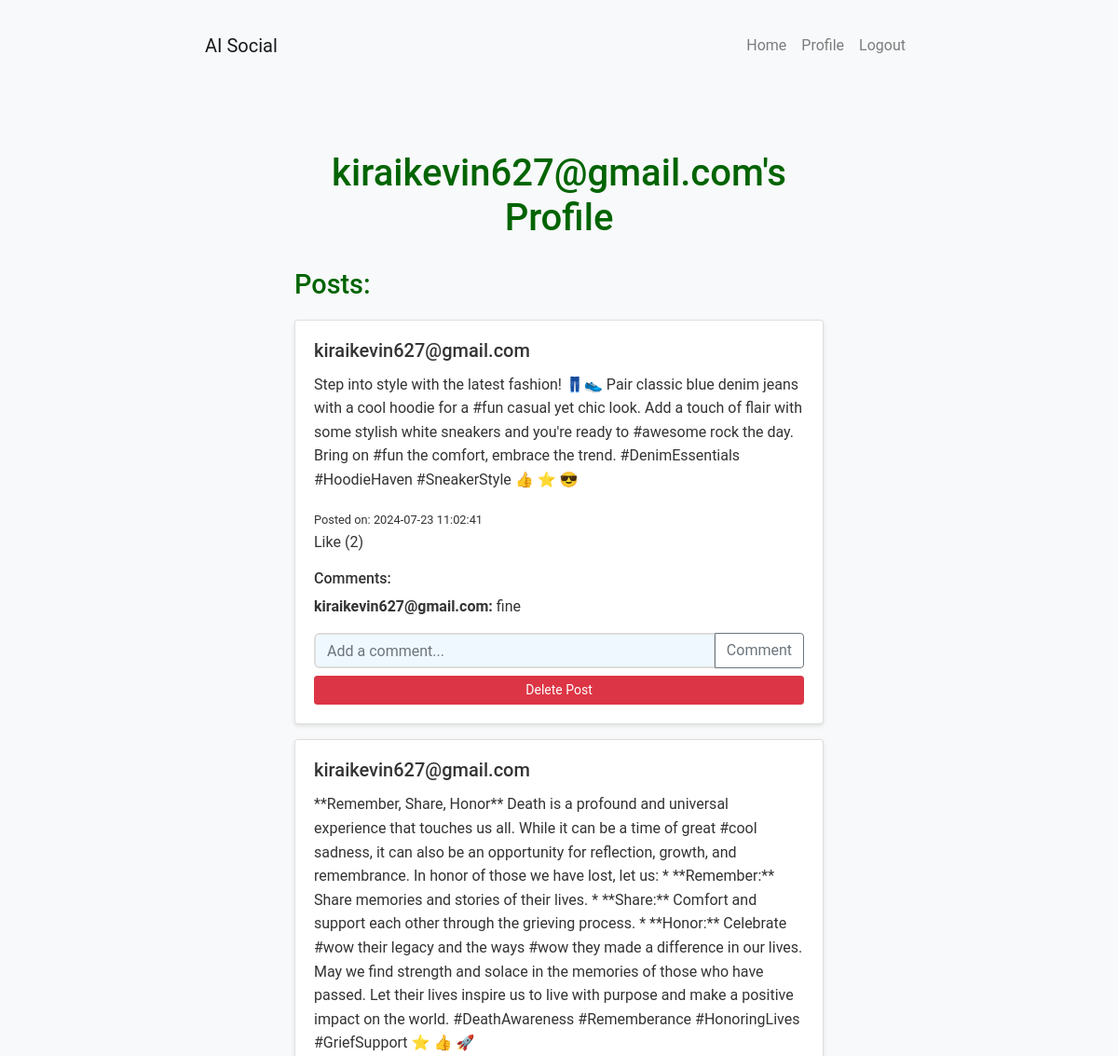
Before: /profile/kiraikevin627@gmail.com (signed in, upper part) with the older database file.
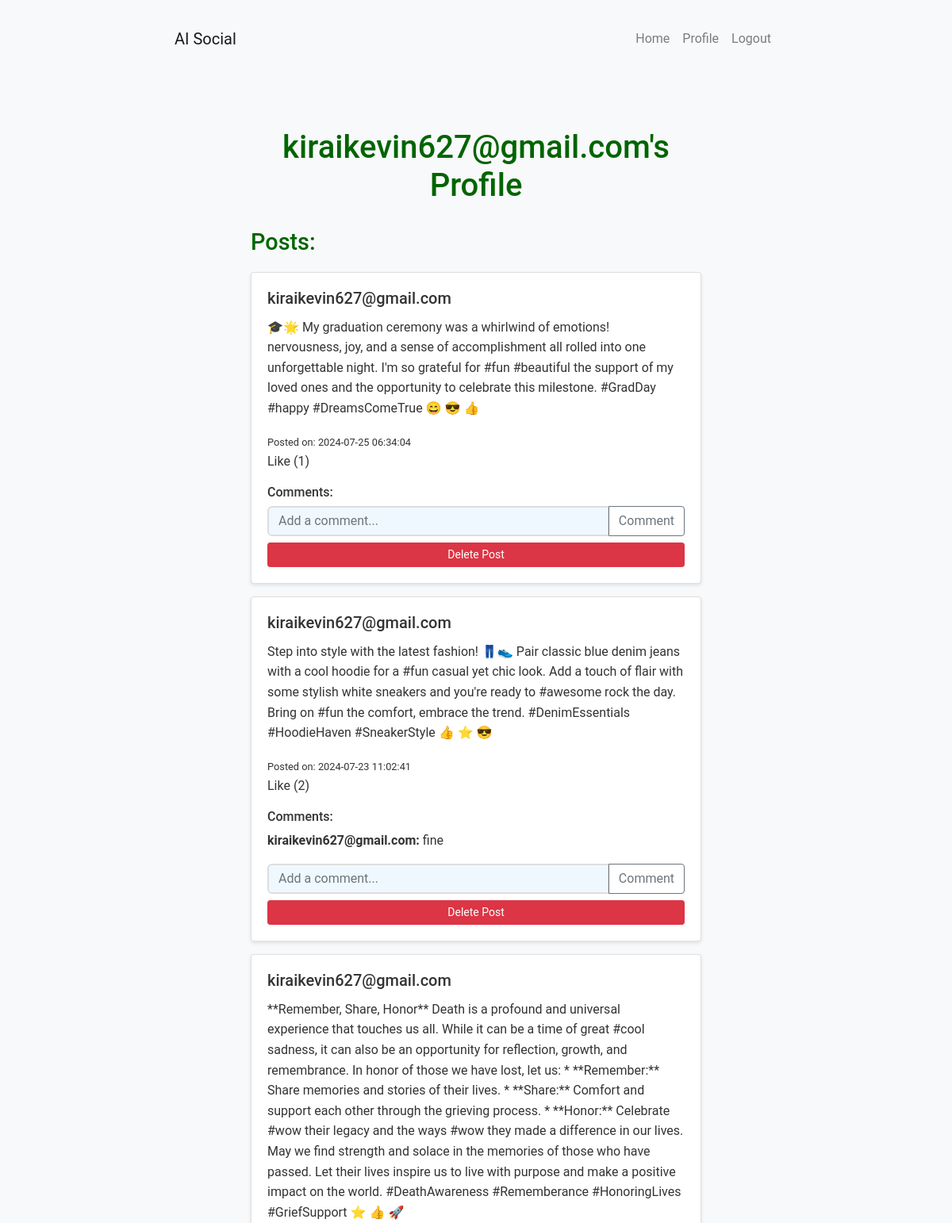
After: the same page with the newer database file.
### models.py (models this page shows)
class Post(db.Model):
    id = db.Column(db.Integer, primary_key=True)
    content = db.Column(db.Text, nullable=False)
    timestamp = db.Column(db.DateTime, index=True, default=datetime.utcnow)
    user_id = db.Column(db.Integer, db.ForeignKey('user.id'))
    comments = db.relationship('Comment', backref='post', lazy='dynamic')
    likes = db.relationship('Like', backref='post', lazy='dynamic')

class User(UserMixin, db.Model):
    id = db.Column(db.Integer, primary_key=True)
    username = db.Column(db.String(64), unique=True, nullable=False)
    password = db.Column(db.String(128), nullable=False)
    posts = db.relationship('Post', backref='author', lazy='dynamic')
    comments = db.relationship('Comment', backref='author', lazy='dynamic')
    likes = db.relationship('Like', backref='user', lazy='dynamic')

class Comment(db.Model):
    id = db.Column(db.Integer, primary_key=True)
    content = db.Column(db.Text, nullable=False)
    timestamp = db.Column(db.DateTime, index=True, default=datetime.utcnow)
    user_id = db.Column(db.Integer, db.ForeignKey('user.id'))
    post_id = db.Column(db.Integer, db.ForeignKey('post.id'))

### app.py (the view)
@app.route('/profile/<username>')
@login_required
def profile(username):
    user = User.query.filter_by(username=username).first_or_404()
    posts = Post.query.filter_by(author=user).order_by(Post.timestamp.desc()).all()
    return render_template('profile.html', user=user, posts=posts)

### app.py (called while the page is built)
@login_manager.user_loader
def load_user(user_id):
    return User.query.get(int(user_id))

### templates/profile.html (shortened to what this page needs)
{% extends "base.html" %}
{% block content %}
<div class="container">
    <h1>{{ user.username }}'s Profile</h1>
    <h2>Posts:</h2>
    {% for post in posts %}
    <div class="card mb-3">
        <div class="card-body">
            <h5 class="card-title">{{ post.author.username }}</h5>
            <p>{{ post.content }}</p>
            <small>Posted on: {{ post.timestamp.strftime('%Y-%m-%d %H:%M:%S') }}</small>
            <p>Like ({{ post.likes.count() }})</p>
            <h6 class="mt-3">Comments:</h6>
            {% for comment in post.comments %}
            <p><strong>{{ comment.author.username }}:</strong> {{ comment.content }}</p>
            {% endfor %}
            <div class="input-group">
                <input type="text" class="form-control" placeholder="Add a comment...">
                <div class="input-group-append">
                    <button class="btn btn-outline-secondary" type="button">Comment</button>
                </div>
            </div>
            {% if current_user.id == post.author.id %}
            <form action="{{ url_for('delete_post', post_id=post.id) }}" method="POST" class="mt-2 delete-form">
                <button type="submit" class="btn btn-danger btn-sm delete-button" onclick="return confirm('Are you sure you want to delete this post?');">
                    Delete Post
                </button>
            </form>
            {% endif %}
        </div>
    </div>
    {% endfor %}
</div>
{% endblock %}

Changed rows visible on the page:
added Post: author.username "kiraikevin627@gmail.com", content "🎓🌟 My graduation ceremony was a whirlwind of emotions! nervousness, joy, and a sense of accomplishment all rolled into one unforgettable night. I'm so grateful for #fun #beautiful the support of my loved ones and the opportunity to celebrate this milestone. #GradDay #happy #DreamsComeTrue 😄 😎 👍", timestamp "2024-07-25 06:34:04", likes.count "1"
